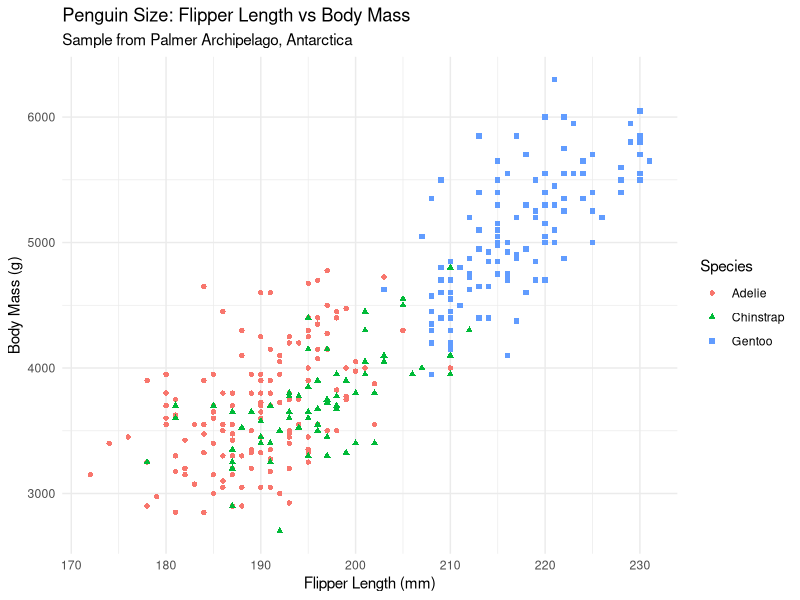

Generate this figure with R:
## ---- chunk 1
library(tidyverse)
library(palmerpenguins)
## ---- chunk 2
summary(penguins)
## ---- chunk 3
#| label: fig-penguins
#| title: Penguin Flipper Length vs Body Mass
ggplot(penguins, aes(x = flipper_length_mm, y = body_mass_g)) +
  geom_point(aes(color = species, shape = species)) +
  labs(
    title = "Penguin Size: Flipper Length vs Body Mass",
    subtitle = "Sample from Palmer Archipelago, Antarctica",
    x = "Flipper Length (mm)",
    y = "Body Mass (g)",
    color = "Species",
    shape = "Species"
  ) +
  theme_minimal()
